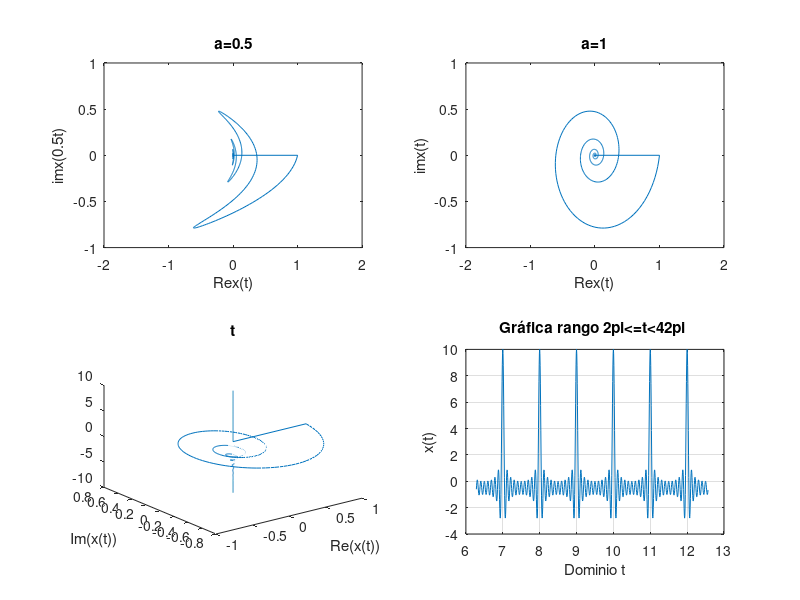

MATLAB code for this plot:
%% Práctica 1: Señales en tiempo continuo.
%
% *Integrantes:*
%
% * Arellano Paz Angel Ulises
% * Cardoso Arias Javier
% * Gachuz Hernández Karla Denisse
% * García Arteaga Alejandro
% * López Galván José Rodolfo
%
% *Objetivos:* 
%
% * Manipulación básica de MATLAB
% * Gráficas de señales reales y complejas continuas
% * Transformación de señales continuas (escalamientos y traslaciones)
% * Calculo de energía y potencia de señales continuas

%%


%% Introducción
% El inciso 4 resuelto con Python puede ser consultado en el siguiente <https://colab.research.google.com/drive/11nxr8kWdsPiXhoxsBBT6P-TnolIQIWv1?usp=sharing *enlace*>.


%%  1) Working with functions.
%
% Working with functions is fundamental to signals and systems applications. MATLAB provides several methods of defining and evaluating functions. An understanding and proficient use of these methods are therefore necessary and beneficial.

%%
% *11.1-1 Anonymous functions.*
%
% Many simple functions are most conveniently represented by using MATLAB anonymous functions. An anonymous function provides a symbolic representation of a function defined in terms of MATLAB operators, functions, or other anonymous functions. For example, consider defining the exponentially damped sinusoid $f (t) = e −t cos(2π t)$.

f = @(t) exp(-t).*cos(2*pi*t);

%%
% In this context, the @ symbol identifies the expression as an anonymous function, which is assigned a name of f. Parentheses following the @ symbol are used to identify the function’s independent variables (input arguments), which in this case is the single time variable t. Input arguments, such as t, are local to the anonymous function and are not related to any workspace variables with the same names.
%
% Once defined, $f (t)$ can be evaluated simply by passing the input values of interest. For example,

t =0; f(t)

%%
% evaluates $f (t)$ at t = 0, confirming the expected result of unity. The same result is obtained by passing t = 0 directly.

%%
% Vector inputs allow the evaluation of multiple values simultaneously, Consider the task of plotting $f(t)$ over the interval $(-2 \leq t \leq 2)$. Gross function behavior is clear:  $f(t)$ should oscilate four times with a decaying envelope. Since accurate hand sketches are cumberstone, MATLAB-generated plots are an attractive alternative. As the following example illustrates, care must be taken to ensure reliable results.
%
% Suppose the vector t is chosen to include onlu the integers contained in $(-2 \leq t \leq 2)$, namely, [−2, −1, 0, 1, 2].

t = (-2:2);

%%
% This vector input is evaluated from a vector output.

f(t)

%%
% The plot command graphs the result, which is shown in Fig. 1.46 

%%
%
%  >> plot(t,f(t));
%  >> xlabel(’t’); ylabel(’f(t)’); grid;
%

%%
% Grid lines, added by using the grid command, aid feature identification. Unfortunately, the
% plot does not illustrate the expected oscillatory behavior. More points are required to adequately
% represent f (t).
% The question, then, is how many points is enough? † If too few points are chosen, information
% is lost. If too many points are chosen, memory and time are wasted. A balance is needed. For
% oscillatory functions, plotting 20 to 200 points per oscillation is normally adequate. For the present
% case, t is chosen to give 100 points per oscillation.

plot(t, f(t));
xlabel('t');
ylabel('f(t)');
grid;
%%
% *Figure 1.46* $f(t) = e^{-t}cos(2\pi t)$ for $t = (-2::2)$.

t1 = (-2:0.01:2);
plot(t1, f(t1));
xlabel('t');
ylabel('f(t)');
grid;
%%
% *Figure 1.47* $f(t) = e^{-t}cos(2\pi t)$ for $t = (-2:0.01:2)$.

%%
% *1.11-2 Relational Operators and the Unit Step Function.*
%
% The unit step function $u(t)$ arises naturally in many practical situations. For example, a unit step can
% model the act of turning on a system. With the help of relational operators, anonymous functions
% can represent the unit step function.
% In MATLAB, a relational operator compares two items. If the comparison is true, a logical true
% (1) is returned. If the comparison is false, a logical false (0) is returned. Sometimes called indicator
% functions, relational operators indicates whether a condition is true. Six relational operators are
% available: <, >, <=, >=, ==, and ~=.
%   The unit step function is readily defined using the >= relational operator.

u = @(t) 1.0.*(t>=0);

%%
% Any function with a jump discontinuity, such as the unit step, is difficult to plot. Consider plotting
% $u(t)$ by using $t = (-2:2)$.

t = (-2:2);
plot(t, u(t));
xlabel ('t');
ylabel('u(t)');

%%
% *Figure 1.48* $u(t)$ for $t = (-2:2)$.

%%
% Two significant problems are apparent in the resulting plot, shown in Fig. 1.48. First,
% MATLAB automatically scales plot axes to tightly bound the data. In this case, this normally
% desirable feature obscures most of the plot. Second, MATLAB connects plot data with lines,
% making a true jump discontinuity difficult to achieve. The coarse resolution of vector t emphasizes
% the effect by showing an erroneous sloping line between t = −1 and t = 0.
% The first problem is corrected by vertically enlarging the bounding box with the axis
% command. The second problem is reduced, but not eliminated, by adding points to vector t.

t = (-2:0.01:2);
plot(t, u(t));
xlabel('t');
ylabel('u(t)');
axis([-2 2 -0.1 1.1]);
title('Figure 1.48 u(t) for t = (-2:0.01:2)');

%%
% The four-element vector argument of axis specifies x axis minimum, x axis maximum, y axis
% minimum, and y axis maximum, respectively. The improved results are shown in Fig. 1.49.
% Relational operators can be combined using logical AND, logical OR, and logical negation: &,
% |, and ~, respectively. For example, (t>0) & (t<1) and ~((t<=0) $|$ (t>=1)) both test if 0 < t < 1.
% To demonstrate, consider defining and plotting the unit pulse p(t) = u(t) − u(t − 1), as shown in
% Fig. 1.50:

p =@(t) 1.0.*((t>=0)&(t<1));
t = (-1:0.01:2);
plot(t, p(t));
xlabel('t');
ylabel('p(t) = u(t) - u(t-1)');
axis([-1 2 -0.1 1.1]);
title('Figure 1.50 p(t) = u(t) − u(t − 1) over (−1 ≤ t ≤ 2).');
%%
% Since anonymous functions can be constructed using other anonymous functions, we could
% have used our previously defined unit step anonymous function to define p(t) as p = @(t)
% u(t)-u(t-1);.

%%
% For scalar operands, MATLAB also supports two short-circuit logical constructs. A
% short-circuit logical AND is performed by using &&, and a short-circuit logical OR is performed by
% using ||. Short-circuit logical operators are often more efficient than traditional logical operators
% because they test the second portion of the expression only when necessary. That is, when scalar
% expression A is found false in (A&&B), scalar expression B is not evaluated, since a false result
% is already guaranteed. Similarly, scalar expression B is not evaluated when scalar expression A is
% found true in (A||B), since a true result is already guaranteed.

%%
% *1.11-3 Visualizing Operations on the Independent Variable*

%%
% Two operations on a function’s independent variable are commonly encountered: shifting and
% scaling. Anonymous functions are well suited to investigate both operations.
% Consider $g(t) = f (t)u(t) = e −t cos (2π t)u(t)$, a causal version of $f(t)$. MATLAB easily
% multiplies anonymous functions. Thus, we create $g(t)$ by multiplying our anonymous functions
% for $f(t)$ and $u(t)$.

g = @(t) f(t).*u(t);

%%
% A combined shifting and scaling operation is represented by $g(at + b)$, where a and b are
% arbitrary real constants. As an example, consider plotting $g(2t + 1)$ over $(−2 ≤ t ≤ 2)$. With a = 2,
% the function is compressed by a factor of 2, resulting in twice the oscillations per unit t. Adding
% the condition b > 0 shifts the waveform to the left. Given anonymous function g, an accurate plot
% is nearly trivial to obtain.

t = (-2:0.01:2);
plot(t,g(2*t+1)); xlabel('t'); ylabel('g(2t+1)'); grid;
title('Figure 1.51 g(2t + 1) over (−2 ≤ t ≤ 2).');


%%
% Figure 1.51 confirms the expected waveform compression and left shift. As a final check, realize
% that function $g(·)$ turns on when the input argument is zero. Therefore, $g(2t + 1)$ should turn on
% when 2t + 1 = 0 or at t = −0.5, a fact again confirmed by Fig. 1.51.

%%
% Next, consider plotting $g(−t + 1)$ over $(−2 ≤ t ≤ 2)$. Since a < 0, the waveform will be
% reflected. Adding the condition b > 0 shifts the final waveform to the right.

plot(t,g(-t+1)); xlabel('t'); ylabel('g(-t+1)'); grid;
title('Figure 1.52 g(−t + 1) over (−2 ≤ t ≤ 2)');

%%
% Figure 1.52 confirms both the reflection and the right shift.
% Up to this point, Figs. 1.51 and 1.52 could be reasonably sketched by hand. Consider plotting
% the more complicated function $h(t) = g(2t + 1) + g(−t + 1)$ over $(−2 ≤ t ≤ 2)$ (Fig. 1.53); an
% accurate hand sketch would be quite difficult. With MATLAB, the work is much less burdensome.

plot(t,g(2*t+1)+g(-t+1)); xlabel('t'); ylabel('h(t)'); grid;
title('Figure 1.53 h(t) = g(2t + 1) + g(−t + 1) over (−2 ≤ t ≤ 2).');

%%
% *1.11-4 Numerical Integration and Estimating Signal Energy*
%%
% Interesting signals often have nontrivial mathematical representations. Computing signal energy,
% which involves integrating the square of these expressions, can be a daunting task. Fortunately,
% many difficult integrals can be accurately estimated by means of numerical integration techniques.
% Even if the integration appears simple, numerical integration provides a good way to verify
% analytical results.

%%
% To start, consider the simple signal $x(t) = e^{-t}(u(t) − u(t − 1))$. The energy of $x(t)$ is expressed
% as $E_{x} = \int_{-\infty}^{\infty} |x(t)|^{2} dt = \int_{0}^{1} e^{-2t}$. Integrating yields $E_{x} = 0.5(1 − e^{−2})$ ≈ 0.4323. The energy
% integral can also be evaluated numerically. Figure 1.27 helps illustrate the simple method of
% rectangular approximation: evaluate the integrand at points uniformly separated by $\Delta t$, multiply
% each by $ \Delta t$ to compute rectangle areas, and then sum over all rectangles. First, we create function
% $x(t)$.

x = @(t) exp(-t).*((t>=0)&(t<1));

%%
% With $\Delta t = 0.01$, a suitable time vector is created.

t = (0:0.01:1);

%%
% The final result is computed by using the sum command.

E_x = sum(x(t).*x(t)*0.01)

%%
% The result is not perfect, but at 1% relative error it is close. By reducing $ \Delta t$, the approximation is
% improved. For example,$ \Delta t = 0.001$ yields E_x = 0.4328, or 0.1% relative error.
% Although simple to visualize, rectangular approximation is not the best numerical integration
% technique. The MATLAB function quad implements a better numerical integration technique
% called recursive adaptive Simpson quadrature. To operate, quad requires a function describing
% the integrand, the lower limit of integration, and the upper limit of integration. Notice that no $\Delta t$
% needs to be specified.

%%
% To use quad to estimate E x , the integrand must first be described.

x_squared = @(t) x(t).*x(t);

%%
% Estimating $E_{x}$ immediately follows.

E_x = quad(x_squared,0,1)

%%
% In this case, the relative error is −0.0026%.
%%
% The same techniques can be used to estimate the energy of more complex signals. Consider
% $g(t)$, defined previously. Energy is expressed as $E_{g}=\int_{0}^{\infty}e^{-2t}cos^{2}(2\pi t)dt$. A closed-form solution
% exists, but it takes some effort. MATLAB provides an answer more quickly.

g_squared = @(t) g(t).*g(t);

%%
% Although the upper limit of integration is infinity, the exponentially decaying envelope ensures
% $g(t)$ is effectively zero well before $t$ = 100. Thus, an upper limit of t = 100 is used along with
% $\Delta t$ = 0.001.

t = (0:0.001:100);
E_g = sum(g_squared(t)*0.001)

%%
% A slightly better approximation is obtained with the quad function.

E_g = quad(g_squared,0,100)

%% 2) Resolución del problema 1.2-2

%%
% For the signal x(t) illustrated in Fig. P1.2-2, sketch
%%
% A) $x(t-4)$
%%
% B) $x(t/1.5)$
%%
% C) $x(-t)$
%%
% D) $x(2t-4)$
%%
% E) $x(2-t)$


u = @(t) 1.0.*(t>=0);

u1= @(t) 1.0.*((t>=-4)&(t<0));

u2=@(t) 1.0.*((t>=0)&(t<=2));

f=@(t) (-t.*u1(t)) + (t.*u2(t));

t = (-20:0.01:20);

plot(t,f(t))

axis([-5 5 -1 5]);

title('Fig. P1.2-2');

xlabel('t');

ylabel('x(t)');

%%
% *A)* $x(t-4)$



x1=@(t) f(t-4);

plot(t,x1(t));

axis([-1 9 -1 5]);

title('Inciso a');

xlabel('t');

ylabel('x(t-4)');

%%
% *B)* $x(t/1.5)$



x2=@(t) f(t/1.5);

plot(t,x2(t));

axis([-8 5 -1 5]);

title('Inciso b');

xlabel('t');

ylabel('x(t/1.5)');

%%
% *C)* $x(-t)$




x3=@(t) f(-t);

plot(t,x3(t));

axis([-5 5 -1 5]);

title('Inciso c');

xlabel('t');

ylabel('x(-t)');

%%
% *D)* $x(2t-4)$




x4=@(t) f(2.*t - 4);

plot(t,x4(t));

axis([-5 5 -1 5]);

title('Inciso d');

xlabel('t');

ylabel('x(2t-4)');

%%
% *E)* $x(2t-4)$




x5=@(t) f(2 - t);

plot(t,x5(t));

axis([-1 8 -1 5]);

title('Inciso e');

xlabel('t');

ylabel('x(2-t)');


t=(-3*pi:0.001:3*pi);



%% 3) Resolución del problema 1.11-1
%
%%
% Provide MATLAB code and output that plots
% the odd portion $x_{o}(t)$ of the function $x(t) =
% 2^{-t}cos(2\pi t)u(t?\pi )$ over a suitable-length interval using a suitable number of points.
%
%%
% $X(t)=2^tcos(2\pi t)$
%%
% $X_{impar(t)}=\frac{x(t)-x(-t)}{2}$
%%
% $X_{impar(t)}=2^{-t-1}cos(2\pi t)u(t-\pi )-2^{t-1}cos(-2\pi t)u(-t-\pi )$


for i=1:length(t)
if t(i)<=-pi
R(i)=-(2.^(t(i)-1)).*cos(-2*pi*t(i));
elseif t(i)>=pi
R(i)=(2.^(-t(i)-1)).*cos(2*pi*t(i));
else
R(i)=0;
end
end

plot(t,R);
ylabel('Ximpar(t)');
xlabel('t');
title('Ejercicio 1.11-1');
grid on;

%% 4) Construcción de la gráfica. 
%
% Construye la grafica de

%% 
% $$x(t) = \sum_{k=1}^{10} cos(2\pi k t)$$
%
% para cuatro rangos (figura 2x2). Los ejes deben mostrarse en el origen además de la edición de su preferencia.
% Procedimiento:
%

clf;
subplot(2,2,1);
y=0;
t=linspace(-4*pi,-2*pi,1000);
for k=1:10
    
x=cos(2*pi*k*t);
y=y+x;
end
plot(t,y);
grid on;
ax = gca;
xlabel('Dominio t');
ylabel('x(t)');
title('Gráfica rango -4pi<=t<=-2pi ');



subplot(2,2,2);
y=0;
t=linspace(-2*pi,0,1000);
for k=1:10
    
x=cos(2*pi*k*t);
y=y+x;
end
plot(t,y);
grid on;
ax = gca;
xlabel('Dominio t');
ylabel('x(t)');

title('Gráfica rango -2pi<=t<=0 ');



subplot(2,2,3);
y=0;
t=linspace(0,2*pi,1000);
for k=1:10
    
x=cos(2*pi*k*t);
y=y+x;
end
plot(t,y);
grid on;
ax = gca;
xlabel('Dominio t');
ylabel('x(t)');
title('Gráfica rango 0<=t<=2pi ');



subplot(2,2,4);
y=0;
t=linspace(2*pi,4*pi,1000);
for k=1:10
    
x=cos(2*pi*k*t);
y=y+x;
end
plot(t,y);
grid on;
ax = gca;
xlabel('Dominio t');
ylabel('x(t)');
title('Gráfica rango 2pi<=t<42pi ');


%% 5) Resolucón del problema 1.11-3

%%
% Define $x(t) = e^{t(1+j2\pi)}u(-t)$ and $y(t) = Re[2x(\frac{-5-t}{2})]$.
%
% *A)* Use MATLAB to plot $Re{x(t)}$ versus
% $Im{x(at)}$ for a = 0.5, 1, and 2 and $-10\leq t\leq 10$.
% How important is the scale factor a
% on the shape of the resulting figure?
% 
% *B)* Use MATLAB to plot $y(t)$ over -10\leq t\leq
% 10. Analytically determine the time $t_0$ where
% y(t) has a jump discontinuity. Verify yourcalculation 
% of $t_0$ using the plot of $y(t)$.
% 
% *C)* Use MATLAB and numerical integration to
% compute the energy $E_x$ of signal x(t).
% 
% *D)* Use MATLAB and numerical integration to
% compute the energy $E_y$ of signal $y(t)$.
%
% *E)* Graficar a la función $x(t)$ en el intervalo (-10 \leq t \leq 10).

t = (-10:0.01:10);

u = @(t) 1.0.*(t>=0);

x = @(t) exp(t.*(1+j*2*pi)).*u(-t);

y = @(t) real(2.*x((-5.-t)/2));


%%
% *A)* Use MATLAB to plot $Re{x(t)}$ versus
% $Im{x(at)}$ for a = 0.5, 1, and 2 and $-10\leq t\leq 10$.
% How important is the scale factor a
% on the shape of the resulting figure?

subplot(2,2,1)
a=0.5;

plot(real(x(t)),imag(x(a*t)));

axis([-2 2 -1 1]);

title('a=0.5');

xlabel('Re{x(t)}');

ylabel('im{x(0.5t)}');



subplot(2,2,2)
a=1;

plot(real(x(t)),imag(x(a*t)));

axis([-2 2 -1 1]);

title('a=1');

xlabel('Re{x(t)}');

ylabel('im{x(t)}');



subplot(2,2,3)
a=2;

plot(real(x(t)),imag(x(a*t)));

axis([-2 2 -1 1]);

title('a=2');

xlabel('Re{x(t)}');

ylabel('im{x(2t)}');


%%
% *B)* Use MATLAB to plot $y(t)$ over -10\leq t\leq
% 10. Analytically determine the time $t_0$ where
% y(t) has a jump discontinuity. Verify yourcalculation 
% of $t_0$ using the plot of $y(t)$.

plot(t,y(t));

axis([-2 2 -1 1]);

title('inciso b');

xlabel('t');

ylabel('y(t)');


%%
% *C)* Use MATLAB and numerical integration to
% compute the energy $E_x$ of signal x(t).
% 
h1 =@(t) power(real(x(t)),2) + power(imag(x(t)),2);
plot(t, h1(t));
xlabel ('t');
ylabel ('|x(t)|^2');
title ('Norma al cuadrado de x(t)');

%%
% De la gràfica de la norma al cuadrado podemos obtener los lìmites para realizar la integral numérica.
q1 = integral(h1,-10,1)

%% 
% $\therefore E_{x} = 0.5$

%%
% *D)* Use MATLAB and numerical integration to
% compute the energy $E_y$ of signal $y(t)$.

h2 = @(t) power(real(y(t)), 2) + power(imag(y(t)), 2);
plot(t,h2(t));
xlabel ('t');
ylabel ('|y(t)|^2');
title ('Norma al cuadrado de y(t)');

%%
% De la gráfica de la norma al cuadrado podemos obtener los lḿites para realizar la integral numèrica.

q2 = integral (h2,-6,10)

%% 
% $\therefore E_{y} = 2.0494$

%%
% *E)* Graficar a la función $x(t)$ en el intervalo $(-10 \leq t \leq 10)$.

plot3(real(x(t)), imag(x(t)), t);
xlabel ('Re(x(t))');
ylabel ('Im(x(t))');
title ('t');
